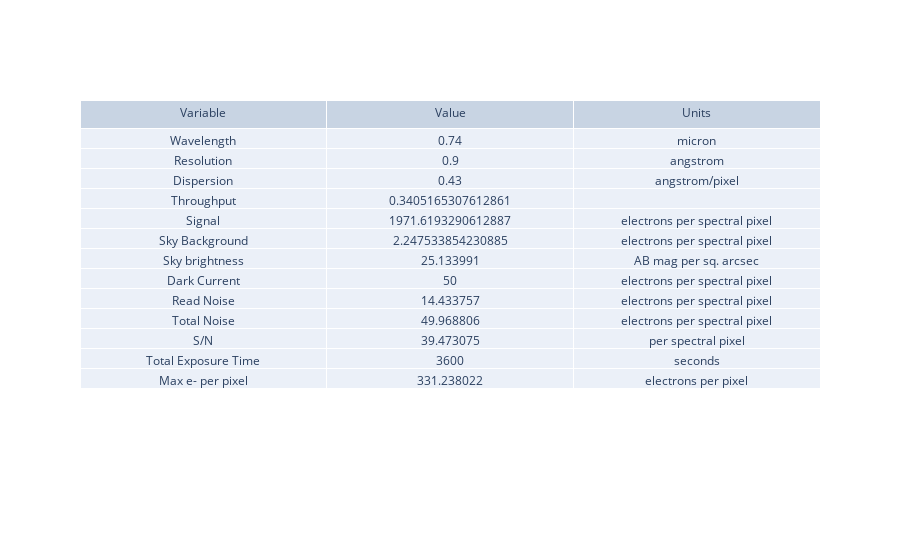

Notebook cell for this chart:
### Markdown cell above
## Use CTRL + / to comment/uncomment blocks of code

### Code cell
# test out the function: test inputs come from example.py and 

# userinput = {"telescope": "ATLAS_PROBE",  #choices are "SOAR", "Gemini", "ATLAS_PROBE" 
#              "instrument": "ATLAS",#choices are "SAMOS", "SCORPIO", ,GMOX", ATLAS"
#             "band": "atlas_IR",      #other choices are 
#                                   # SAMOS: "LowRed", "LowBlue", "HighRed", "HighBlue"
#                                   # SCORPIO: "g", "r", "i", "z", "Y", "J", "H", "K"
#                                   # GMOX: "Blue", "Red", "J", "H", "K"
#                                   # ATLAS: "atlas_IR"
#             "ADC_is_in": False,    # SCORPIO only, either True of False
#             "time":3600,          #exposure time (s)
#             "slit_width":0.75,    #(arcsec) - Other choices are 
#                                   # SAMOS: 0.167, 0.333, 0.500, 0.667, 0.833, 1.000
#                                   # SCORPIO: 0.36, 0.54, 0.72, 1.08, 1.44, 2.16, 4.32
#                                   # GMOX: 0.083, 0.167, 0.250, 0.333, 0.417, 0.500, 0.583, 0.667, 0.750, 0.833, 0.917, 1.00 
#                                   # ATLAS: 0.75             
#             "Nreads":16,           # for IRs, RON goes with SQRT(Nreads), so this is the Nr of Fowler pairs
#                                   # for CCDs  (all VIS channels) use Nreads = 1 
#             "theta":0.7,          # extension of the source in the cross dispersion direction (arcsec) 
#             "nExp":6,             # Nr of frames; increases RON, helps saturation, always dither=2 if >0
#             "lineF":-99,          #use -99 for a dummy value
#             "lineW":-99,          #use -99 for a dummy value
#             "FWHM":200,           #Width of the line as emitted by the source, in km/s 
#             "z":0,
#             "specFile":"./templates/Galaxy_Kmag_19_Haflux_5e-17_ebmv_0_z_2_highResSpec_obs_redshift.txt", 
#             "mag":19,
#             "NormalizeUserSpec":True,
#             "InputInAngstroms":True,
#             "SN":-99,             # = -99 to calculate; othersise set "SN"  > 0 to extract time needed to reach the given SNR
#             }

# userinput = {"telescope": "SOAR",  #choices are "SOAR", "Gemini", "ATLAS_PROBE" 
#              "instrument": "SAMOS",#choices are "SAMOS", "SCORPIO", ,GMOX", ATLAS"
#             "band": "LowRed",      #other choices are 
#                                   # SAMOS: "LowRed", "LowBlue", "HighRed", "HighBlue"
#                                   # SCORPIO: "g", "r", "i", "z", "Y", "J", "H", "K"
#                                   # GMOX: "Blue", "Red", "J", "H", "K"
#                                   # ATLAS: "atlas_IR"
#             "ADC_is_in": False,    # SCORPIO only, either True of False
#             "time":3600,          #exposure time (s)
#             "slit_width":0.333,    #(arcsec) - Other choices are 
#                                   # SAMOS: 0.167, 0.333, 0.500, 0.667, 0.833, 1.000
#                                   # SCORPIO: 0.36, 0.54, 0.72, 1.08, 1.44, 2.16, 4.32
#                                   # GMOX: 0.083, 0.167, 0.250, 0.333, 0.417, 0.500, 0.583, 0.667, 0.750, 0.833, 0.917, 1.00 
#                                   # ATLAS: 0.75             
#             "Nreads":1,           # for IRs, RON goes with SQRT(Nreads), so this is the Nr of Fowler pairs
#                                   # for CCDs  (all VIS channels) use Nreads = 1 
#             "theta":0.5,          # extension of the source in the cross dispersion direction (arcsec) 
#             "nExp":3,             # Nr of frames; increases RON, helps saturation, always dither=2 if >0
#             "lineF":-99,          #use -99 for a dummy value
#             "lineW":-99,          #use -99 for a dummy value
#             "FWHM":200,           #Width of the line as emitted by the source, in km/s 
#             "z":0,
#             "specFile":"./templates/Galaxy_Kmag_19_Haflux_5e-17_ebmv_0_z_2_highResSpec_obs_redshift.txt", 
#             "mag":20,
#             "NormalizeUserSpec":True,
#             "InputInAngstroms":True,
#             "SN":-99,             # = -99 to calculate; othersise set "SN"  > 0 to extract time needed to reach the given SNR
#             }

userinput = {"telescope": "Gemini",  #choices are "SOAR", "Gemini", "ATLAS_PROBE" 
             "instrument": "SCORPIO",#choices are "SAMOS", "SCORPIO", ,GMOX", ATLAS"
            "band": "i",      #other choices are 
                                  # SAMOS: "LowRed", "LowBlue", "HighRed", "HighBlue"
                                  # SCORPIO: "g", "r", "i", "z", "Y", "J", "H", "K"
                                  # GMOX: "Blue", "Red", "J", "H", "K"
                                  # ATLAS: "atlas_IR"
            "ADC_is_in": True,    # SCORPIO only, either True of False
            "time":3600,          #exposure time (s)
            "slit_width":0.54,    #(arcsec) - Other choices are 
                                  # SAMOS: 0.167, 0.333, 0.500, 0.667, 0.833, 1.000
                                  # SCORPIO: 0.36, 0.54, 0.72, 1.08, 1.44, 2.16, 4.32
                                  # GMOX: 0.083, 0.167, 0.250, 0.333, 0.417, 0.500, 0.583, 0.667, 0.750, 0.833, 0.917, 1.00 
                                  # ATLAS: 0.75             
            "Nreads":1,           # for IRs, RON goes with SQRT(Nreads), so this is the Nr of Fowler pairs
                                  # for CCDs  (all VIS channels) use Nreads = 1 
            "theta":0.5,          # extension of the source in the cross dispersion direction (arcsec) 
            "nExp":3,             # Nr of frames; increases RON, helps saturation, always dither=2 if >0
            "lineF":-99,          #use -99 for a dummy value
            "lineW":-99,          #use -99 for a dummy value
            "FWHM":200,           #Width of the line as emitted by the source, in km/s 
            "z":0,
            "specFile":"./templates/Galaxy_Kmag_19_Haflux_5e-17_ebmv_0_z_2_highResSpec_obs_redshift.txt", 
            "mag":20,
            "NormalizeUserSpec":True,
            "InputInAngstroms":True,
            "SN":-99,             # = -99 to calculate; othersise set "SN"  > 0 to extract time needed to reach the given SNR
            }

gotit = set_telescope_instrument(userinput)
telescope=gotit['telescope']
instrument=gotit['instrument']

#telescope = dict(gotit)
#instrument = dict(gotit)
#print(telescope)
#print(instrument)
etc_output = atlasIR_etc_serena(userinput)

fig = go.Figure(data=[go.Table(header=dict(values=['Variable', 'Value', 'Units']),
                 cells=dict(values=[
                     etc_output["summary_struct"]['quant'],
                     etc_output["summary_struct"]['value'],
                     etc_output["summary_struct"]['unit']]))
                     ])

fig.show()

### Figure 1 — Plotly figure (JSON) as saved in the notebook; plotly's stock layout.template omitted (floating-point values rounded to 4 significant figures)
{"data": [{"cells": {"values": [["Wavelength", "Resolution", "Dispersion", "Throughput", "Signal", "Sky Background", "Sky brightness", "Dark Current", "Read Noise", "Total Noise", "S/N", "Total Exposure Time", "Max e- per pixel"], [0.74, 0.9, 0.43, 0.3405, 1972.0, 2.248, 25.13, 50, 14.43, 49.97, 39.47, 3600, 331.2], ["micron", "angstrom", "angstrom/pixel", "", "electrons per spectral pixel", "electrons per spectral pixel", "AB mag per sq. arcsec", "electrons per spectral pixel", "electrons per spectral pixel", "electrons per spectral pixel", "per spectral pixel", "seconds", "electrons per pixel"]]}, "header": {"values": ["Variable", "Value", "Units"]}, "type": "table"}], "layout": {}}
